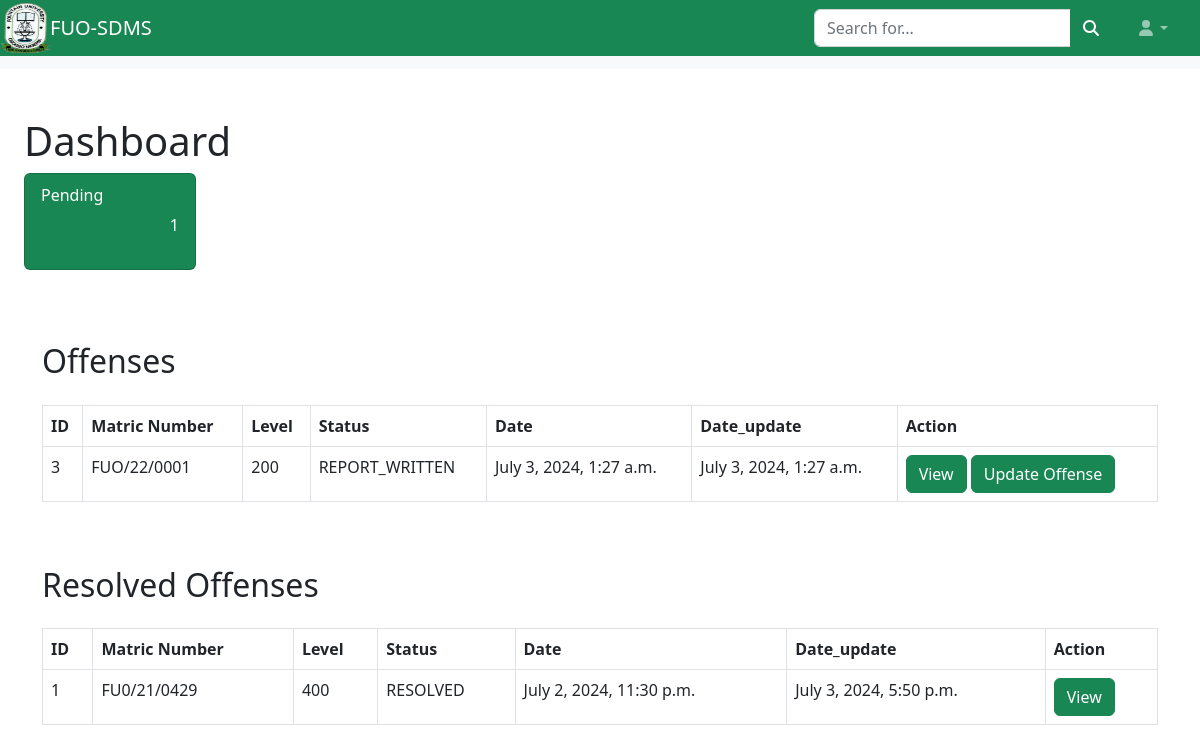
The app's page /home/ (signed in) with its own data.
### offense/models.py (models this page shows, shortened)
class Offense(models.Model):
    class Status(models.TextChoices):
        PENDING_STATEMENT = 'PENDING_STATEMENT', 'Pending Statement'
        REPORT_WRITTEN = 'REPORT_WRITTEN', 'Report Written'
        UNDER_INVESTIGATION = 'UNDER_INVESTIGATION', 'Under Investigation'
        RESOLVED = 'RESOLVED', 'Resolved' # completed
        RECOMMENDATION = 'RECOMMENDATION', 'Recommendation' #from SDC
    student = models.ForeignKey(Student, on_delete=models.CASCADE, related_name='offenses', null=False)
    statement = models.TextField()
    conclusion = models.TextField(blank=True)
    recommendation = models.TextField(blank=True)
    status = models.CharField(max_length=20, choices=Status.choices, default=Status.PENDING_STATEMENT)
    created_at = models.DateTimeField(auto_now_add=True)
    updated_at = models.DateTimeField(auto_now=True)

class Student(models.Model):
    name = models.CharField(max_length=100, null=False)
    matric_no = models.CharField(max_length=20, unique=True)
    level = models.CharField(max_length=10, null=False)
    department = models.CharField(max_length=30, null=False)

### offense/views.py (the view)
# urls.py: 2. Add a URL to urlpatterns:  path('', views.home, name='home')
@login_required
@security_redirect
def home(request):
    resolved_offenses = None
    if request.user.is_sdc:
       offenses = Offense.objects.select_related('student').filter(status=Offense.Status.UNDER_INVESTIGATION)
    elif request.user.is_senate:
       offenses = Offense.objects.select_related('student').filter(status__in=(Offense.Status.REPORT_WRITTEN, Offense.Status.RECOMMENDATION,))
       resolved_offenses = Offense.objects.select_related('student').filter(status=Offense.Status.RESOLVED)
    elif request.user.is_superuser:
       offenses = Offense.objects.select_related('student').all()
    context = {
        "data": offenses,
        "resolved_offenses": resolved_offenses
        }
    return render(request, 'home.html', context)

### offense/views.py (called while the page is built)
def security_redirect(view_func):
    @wraps(view_func)
    def _wrapped_view(request, *args, **kwargs):
        if request.user.is_authenticated and request.user.is_security:
            return redirect('statement_form')  # replace with your redirect URL or view name
        return view_func(request, *args, **kwargs)
    return _wrapped_view

### templates/home.html (shortened to what this page needs)
{% extends "base_navbar.html" %} {% block title %} Home - Dashboard {% endblock title %} {% block main %}
<main>
  <div class="container-fluid px-4">
    <div class="row">
      <div class="col-xl-2 col-md-6">
        <h1 class="mt-4">Dashboard</h1>
        <div class="card bg-success text-white mb-4">
          <div class="card-body">
            <h6 class="card-subtitle mb-2">Pending</h6>
            <div class="d-flex justify-content-end">
                <p> {{ data | length }}</p>
            </div>
          </div>
        </div>
      </div>
    </div>
    <div class="container mt-5">
      <h2 class="mb-4">Offenses </h2>
      <table class="table table-bordered">
        <thead class="thead-light">
          <tr>
            <th scope="col">ID</th>
            <th scope="col">Matric Number</th>
            <th scope="col">Level</th>
            <th scope="col">Status</th>
            <th scope="col">Date</th>
            <th scope="col">Date_update</th>
            <th scope="col">Action</th>
          </tr>
        </thead>
        <tbody>
          {% for item in data %}
          <tr>
            <td>{{ item.id }}</td>
            <td>{{ item.student.matric_no }}</td>
            <td>{{ item.student.level }}</td>
            <td>{{ item.status }}</td>
            <td>{{ item.created_at }}</td>
            <td>{{ item.updated_at }}</td>
            <td>
              <button type="button" class="btn btn-success" data-bs-toggle="modal" data-bs-target="#statement" data-bs-offenseid="{{item.id}}" data-bs-statement="{{item.statement}}" data-bs-recommendation="{{item.recommendation}}" data-bs-recommendation="{{item.notes}}" >
                View
              </button>
               {% if request.user.is_senate  %}
              <a href="{% url 'senate_offense' item.id %}" class="btn btn-success">Update Offense</a>
              {% elif request.user.is_sdc %}
              <a href="{% url 'sdc_offense' item.id %}" class="btn btn-success">Update Offense</a>
              {% endif %}
            </td>
          </tr>
        {% endfor %}
        </tbody>
      </table>
      <br/> <br/>
      {% if resolved_offenses %}
      <h2 class="mb-4">Resolved Offenses </h2>
      <table class="table table-bordered">
        <thead class="thead-light">
          <tr>
            <th scope="col">ID</th>
            <th scope="col">Matric Number</th>
            <th scope="col">Level</th>
            <th scope="col">Status</th>
            <th scope="col">Date</th>
            <th scope="col">Date_update</th>
            <th scope="col">Action</th>
          </tr>
        </thead>
        <tbody>
          {% for item in resolved_offenses %}
          <tr>
            <td>{{ item.id }}</td>
            <td>{{ item.student.matric_no }}</td>
            <td>{{ item.student.level }}</td>
            <td>{{ item.status }}</td>
            <td>{{ item.created_at }}</td>
            <td>{{ item.updated_at }}</td>
            <td>
              <button type="button" class="btn btn-success" data-bs-toggle="modal" data-bs-target="#statement" data-bs-offenseid="{{item.id}}" data-bs-statement="{{item.statement}}" data-bs-recommendation="{{item.recommendation}}" data-bs-conclusion="{{ item.conclusion }}" >
                View
              </button>
            </td>
          </tr>
        {% endfor %}
        </tbody>
      </table>
      {% endif %}
    </div>
</main>
{% endblock main %}

### records on screen
Offense: id "3", student.matric_no "FUO/22/0001", student.level "200", status "REPORT_WRITTEN", created_at "July 3, 2024, 1:27 a.m.", updated_at "July 3, 2024, 1:27 a.m."
Offense: id "1", student.matric_no "FU0/21/0429", student.level "400", status "RESOLVED", created_at "July 2, 2024, 11:30 p.m.", updated_at "July 3, 2024, 5:50 p.m."

### other values on screen
{{ data | length }} "1"
